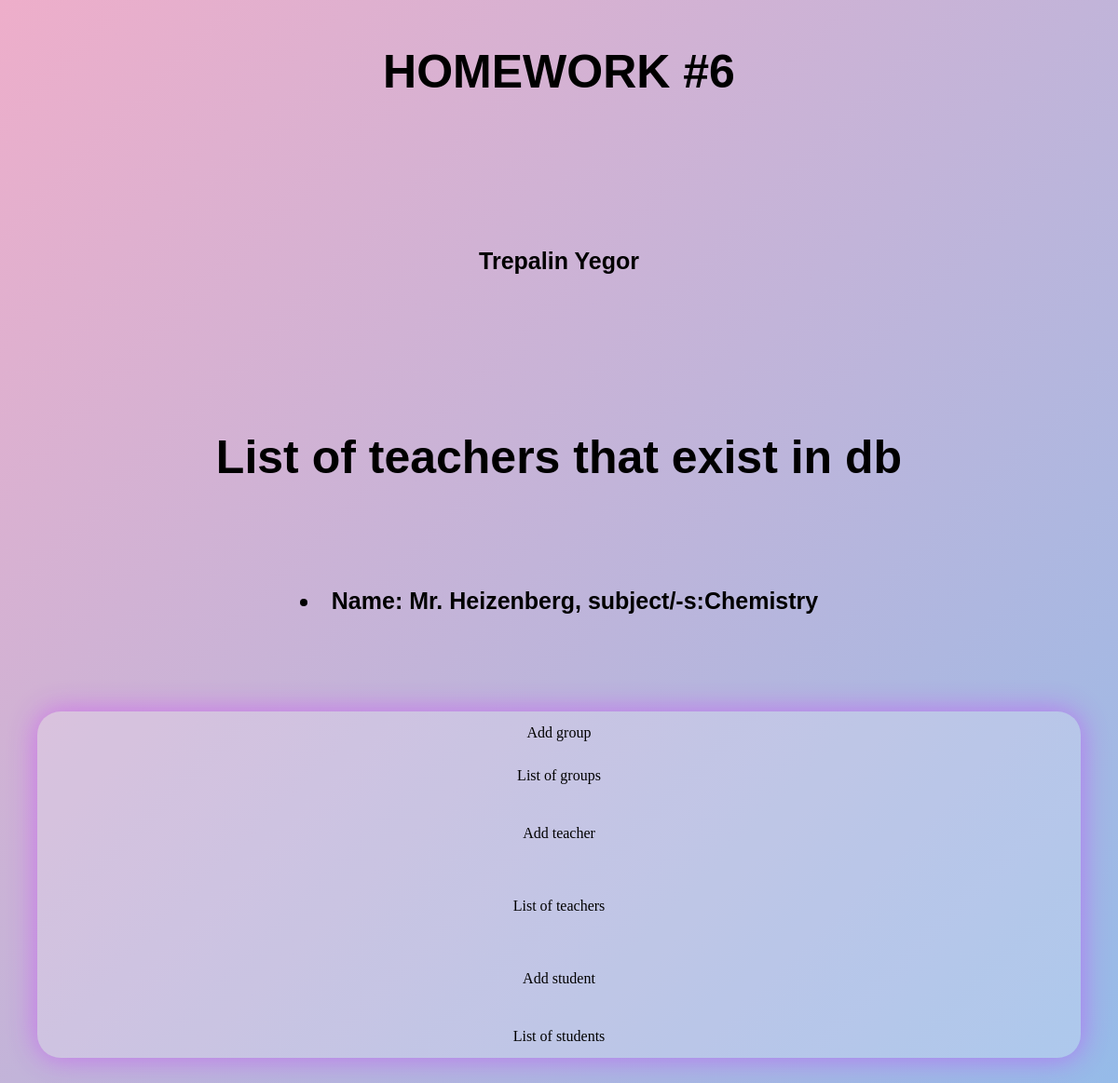
The page /teachers/ on the database as committed earlier.
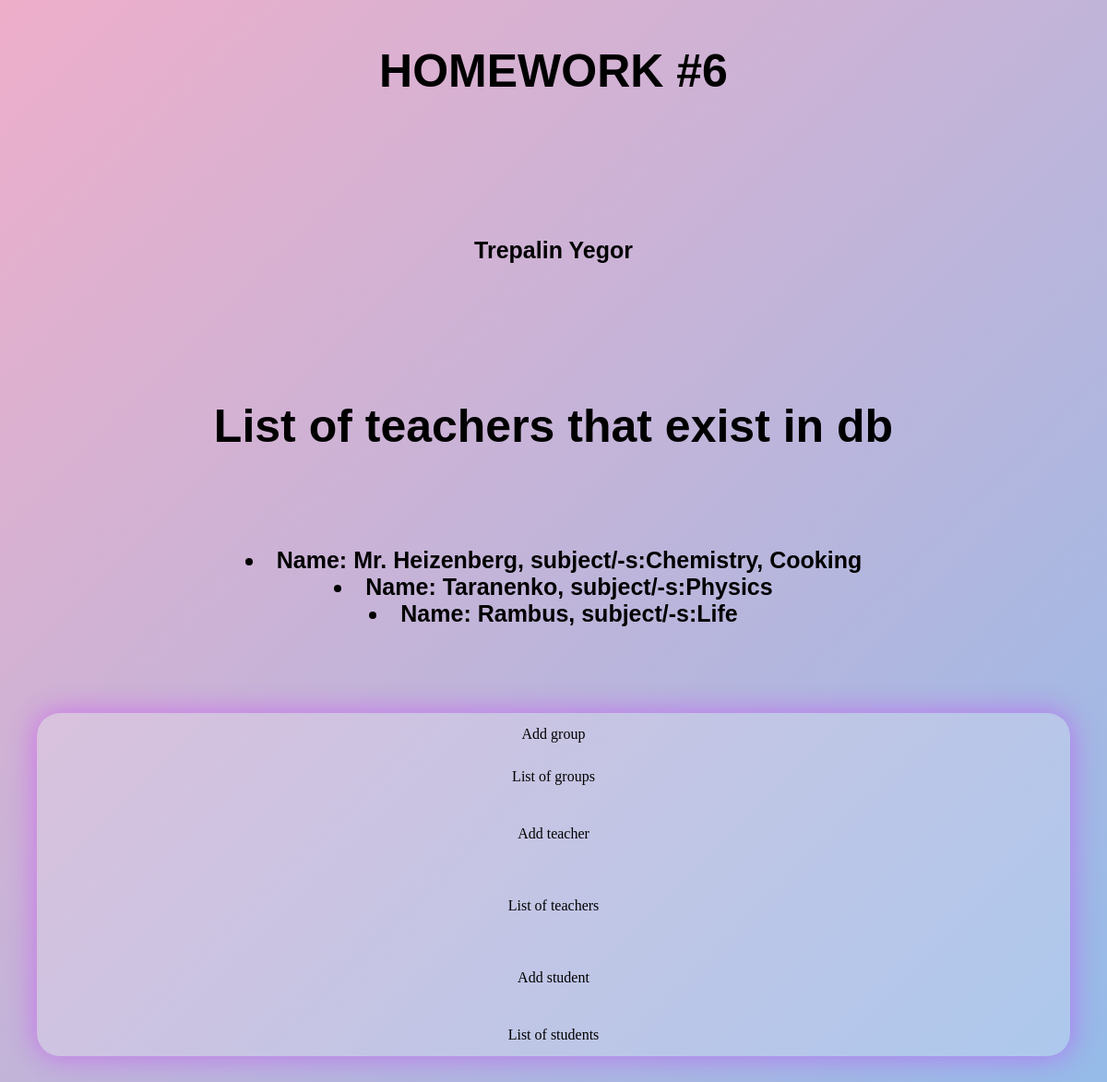
The same page on the database as committed later.
### polls/models.py (models this page shows, shortened)
class Teacher(models.Model):
    first_name = models.CharField(max_length=100)
    subject = models.CharField(max_length=100)

### polls/views.py (the view)
# urls.py: path("teachers/", views.teacher_list, name="teachers_display"),
def teacher_list(request):
    teachers = Teacher.objects.values()
    context = {"teachers": teachers}
    return render(request, "teacher_display.html", context)

### templates/teacher_display.html (shortened to what this page needs)
<!DOCTYPE html>
<html lang="en" xmlns="http://www.w3.org/1999/html">
<head>
</head>
<body>
<h1>HOMEWORK #6 <p>
    <h3>Trepalin Yegor</h3> </p> </h1>
<h1>List of teachers that exist in db</h1>
<h3>{% for teacher in teachers %}
    <li>Name: {{ teacher.first_name }}, subject/-s:{{ teacher.subject }}</li>
{% empty %}
    <li>There are no teachers in db!</li>
{% endfor %}</h3>
<nav>
    <ul>
        <li><a href="{% url 'add_group' %}">Add group</a></li>
        <li><a href="{% url 'group_display' %}">List of groups</a></li>
        <li><a href="{% url 'add_teacher' %}"><p>Add teacher</p></a></li>
        <li><a href="{% url 'teachers_display' %}"><p>List of teachers</p></a></li>
        <li><a href="{% url 'add_student' %}"><p>Add student</p></a></li>
        <li><a href="{% url 'students_display' %}">List of students</a></li>
    </ul>
</nav>
</body>
</html>

Rows that differ between the two databases and show on the page:
changed Teacher "Mr. Heizenberg": subject "Chemistry" → "Chemistry, Cooking"
added Teacher: first_name "Taranenko", subject "Physics"
added Teacher: first_name "Rambus", subject "Life"
